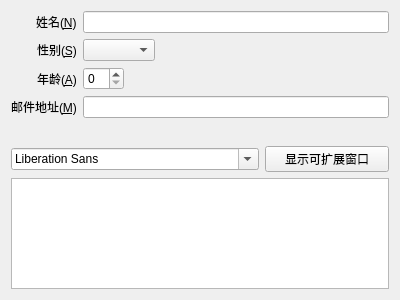
<?xml version="1.0" encoding="UTF-8"?>
<ui version="4.0">
 <class>myWidget</class>
 <widget class="QWidget" name="myWidget">
  <property name="geometry">
   <rect>
    <x>0</x>
    <y>0</y>
    <width>400</width>
    <height>300</height>
   </rect>
  </property>
  <property name="minimumSize">
   <size>
    <width>200</width>
    <height>150</height>
   </size>
  </property>
  <property name="maximumSize">
   <size>
    <width>500</width>
    <height>350</height>
   </size>
  </property>
  <property name="windowTitle">
   <string>myWidget</string>
  </property>
  <layout class="QVBoxLayout" name="verticalLayout">
   <item>
    <layout class="QFormLayout" name="formLayout">
     <property name="fieldGrowthPolicy">
      <enum>QFormLayout::ExpandingFieldsGrow</enum>
     </property>
     <property name="labelAlignment">
      <set>Qt::AlignRight|Qt::AlignTrailing|Qt::AlignVCenter</set>
     </property>
     <item row="0" column="1">
      <widget class="QLineEdit" name="nLineEdit"/>
     </item>
     <item row="1" column="0">
      <widget class="QLabel" name="sLabel">
       <property name="text">
        <string>性别(&amp;S)</string>
       </property>
       <property name="buddy">
        <cstring>sComboBox</cstring>
       </property>
      </widget>
     </item>
     <item row="1" column="1">
      <widget class="QComboBox" name="sComboBox"/>
     </item>
     <item row="2" column="0">
      <widget class="QLabel" name="aLabel">
       <property name="text">
        <string>年龄(&amp;A)</string>
       </property>
       <property name="buddy">
        <cstring>aSpinBox</cstring>
       </property>
      </widget>
     </item>
     <item row="2" column="1">
      <widget class="QSpinBox" name="aSpinBox"/>
     </item>
     <item row="3" column="0">
      <widget class="QLabel" name="mLabel">
       <property name="text">
        <string>邮件地址(&amp;M)</string>
       </property>
       <property name="buddy">
        <cstring>mLineEdit</cstring>
       </property>
      </widget>
     </item>
     <item row="3" column="1">
      <widget class="QLineEdit" name="mLineEdit"/>
     </item>
     <item row="0" column="0">
      <widget class="QLabel" name="nLabel">
       <property name="text">
        <string>姓名(&amp;N)</string>
       </property>
       <property name="buddy">
        <cstring>nLineEdit</cstring>
       </property>
      </widget>
     </item>
    </layout>
   </item>
   <item>
    <spacer name="verticalSpacer">
     <property name="orientation">
      <enum>Qt::Vertical</enum>
     </property>
     <property name="sizeType">
      <enum>QSizePolicy::Fixed</enum>
     </property>
     <property name="sizeHint" stdset="0">
      <size>
       <width>20</width>
       <height>22</height>
      </size>
     </property>
    </spacer>
   </item>
   <item>
    <layout class="QHBoxLayout" name="horizontalLayout" stretch="2,1">
     <item>
      <widget class="QFontComboBox" name="fontComboBox"/>
     </item>
     <item>
      <widget class="QPushButton" name="pushButton">
       <property name="text">
        <string>显示可扩展窗口</string>
       </property>
       <property name="checkable">
        <bool>true</bool>
       </property>
      </widget>
     </item>
    </layout>
   </item>
   <item>
    <widget class="QTextEdit" name="textEdit"/>
   </item>
  </layout>
 </widget>
 <layoutdefault spacing="6" margin="11"/>
 <resources/>
 <connections/>
</ui>
